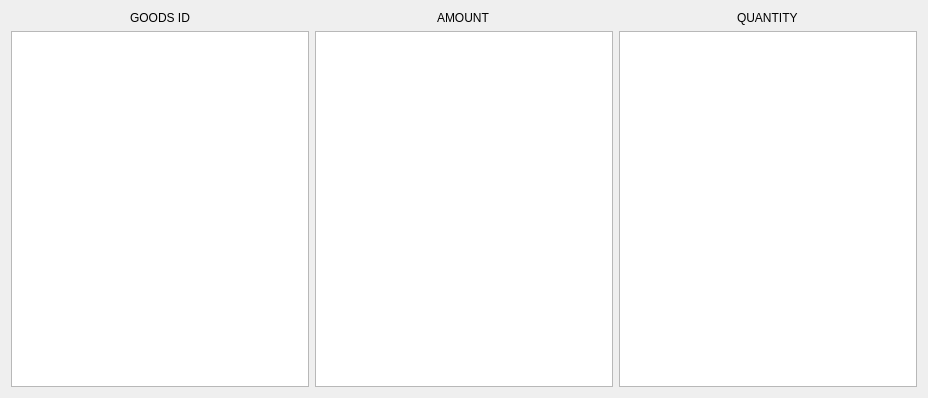
            <widget class="QWidget" name="scrollAreaWidgetContents">
             <property name="geometry">
              <rect>
               <x>0</x>
               <y>0</y>
               <width>928</width>
               <height>398</height>
              </rect>
             </property>
             <layout class="QVBoxLayout" name="verticalLayout_4">
              <item>
               <layout class="QGridLayout" name="gridLayout_5">
                <item row="1" column="1">
                 <widget class="QListWidget" name="listWidget_3"/>
                </item>
                <item row="1" column="2">
                 <widget class="QListWidget" name="listWidget"/>
                </item>
                <item row="1" column="0">
                 <widget class="QListWidget" name="listWidget_2">
                  <property name="minimumSize">
                   <size>
                    <width>0</width>
                    <height>0</height>
                   </size>
                  </property>
                  <property name="maximumSize">
                   <size>
                    <width>16777215</width>
                    <height>16777215</height>
                   </size>
                  </property>
                 </widget>
                </item>
                <item row="0" column="0">
                 <widget class="QLabel" name="label_8">
                  <property name="text">
                   <string>&lt;html&gt;&lt;head/&gt;&lt;body&gt;&lt;p align=&quot;center&quot;&gt;GOODS ID&lt;/p&gt;&lt;/body&gt;&lt;/html&gt;</string>
                  </property>
                 </widget>
                </item>
                <item row="0" column="1" alignment="Qt::AlignHCenter">
                 <widget class="QLabel" name="label_22">
                  <property name="text">
                   <string>AMOUNT</string>
                  </property>
                 </widget>
                </item>
                <item row="0" column="2" alignment="Qt::AlignHCenter">
                 <widget class="QLabel" name="label_23">
                  <property name="text">
                   <string>QUANTITY</string>
                  </property>
                 </widget>
                </item>
               </layout>
              </item>
             </layout>
            </widget>
